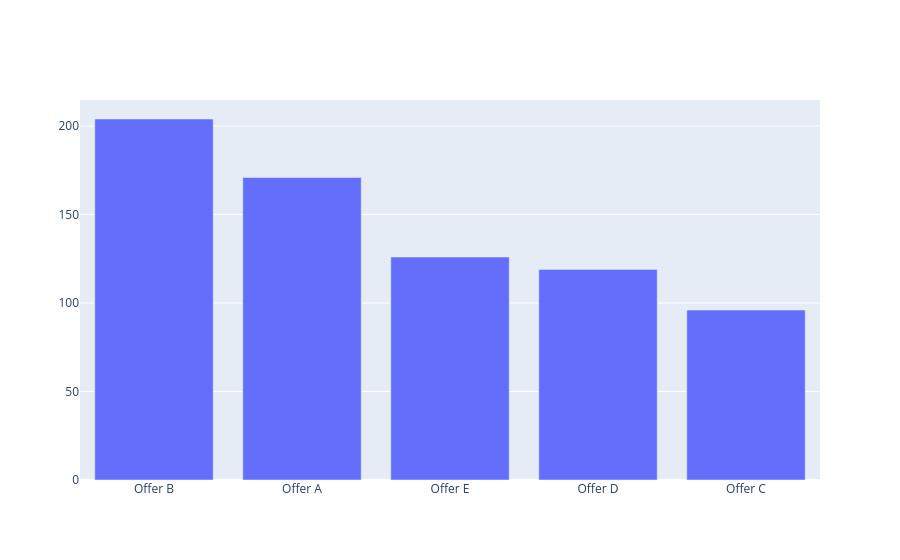

Write notebook code for a chart like this one.
### Code cell
import plotly.graph_objects as go

fig = go.Figure([go.Bar(x=df1_off.index, y=df1_off.values)])
fig.show()

### Figure 1 — Plotly figure (JSON) as saved in the notebook; plotly's stock layout.template omitted (floating-point values rounded to 4 significant figures)
{"data": [{"type": "bar", "x": ["Offer B", "Offer A", "Offer E", "Offer D", "Offer C"], "y": [204, 171, 126, 119, 96]}], "layout": {}}
